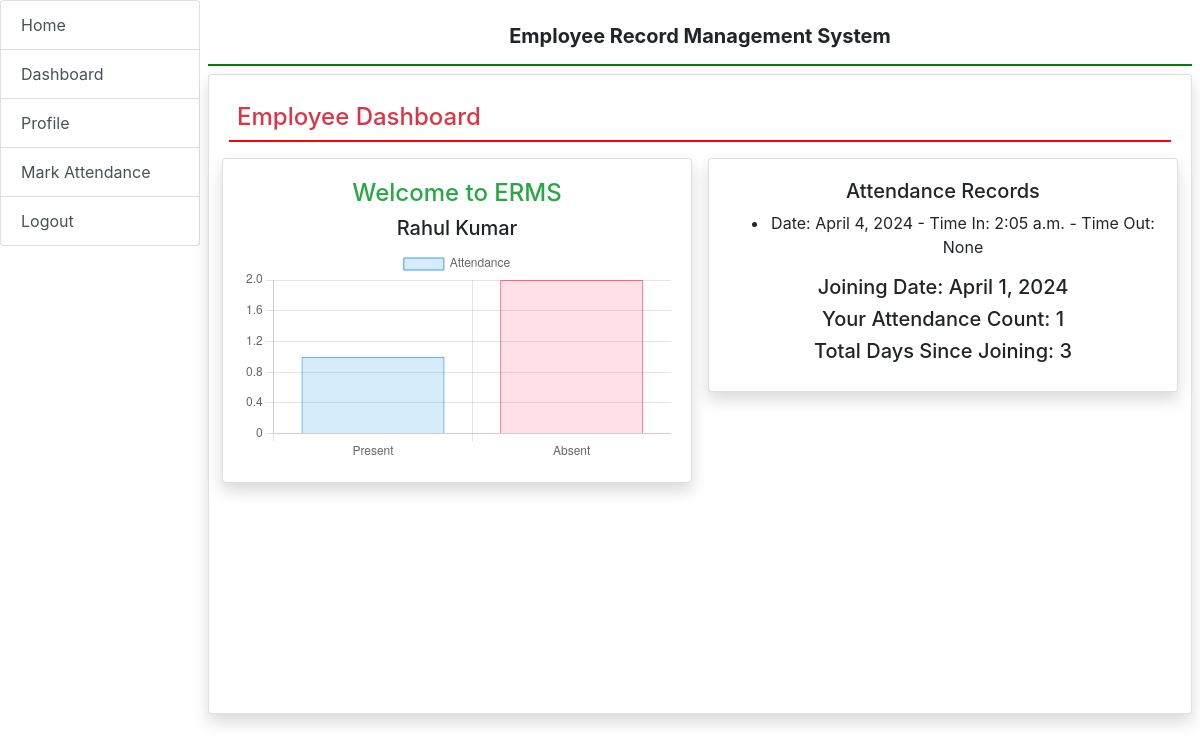
/emp_home/ (signed in), run on the app's committed database.
### employee/models.py (models this page shows, shortened)
class Attendance(models.Model):
    user = models.ForeignKey(User, on_delete=models.CASCADE)
    date = models.DateField(null=True)
    time_in = models.TimeField(null=True)
    time_out = models.TimeField(null=True)

class EmployeeDetail(models.Model):
    user = models.ForeignKey(User,on_delete=models.CASCADE)
    empcode =  models.CharField(max_length=25,null=True)
    designation =  models.CharField(max_length=25,null=True)
    contact =  models.CharField(max_length=25,null=True)
    gender =  models.CharField(max_length=25,null=True)
    joiningdate =  models.DateField(max_length=25,null=True)

### employee/views.py (the view)
# urls.py: path('emp_home/', emp_home,name='emp_home'),
def emp_home(request):
    if not request.user.is_authenticated:
        return redirect('emp_login')
    user_attendance = Attendance.objects.filter(user=request.user).exclude(date__isnull=True)
    user_attendance = user_attendance.exclude(date=None)
    user_details = EmployeeDetail.objects.filter(user=request.user)
    attendance_stats = []
    for user_detail in user_details:
        total_days, total_attendance,total_absent = calculate_attendance_stats(user_detail.joiningdate, user_attendance)
        attendance_stats.append({'total_days': total_days, 'total_attendance': total_attendance, 'total_absent':total_absent})
    return render(request, 'emp_home.html', {'user_attendance': user_attendance, 'user_details': user_details, 'attendance_stats': attendance_stats})

### employee/utils.py (called while the page is built)
def calculate_attendance_stats(joining_date, attendance_records):
    today = datetime.now().date()
    total_days = (today - joining_date).days
    total_attendance = len(attendance_records)
    total_absent = total_days- total_attendance
    return total_days, total_attendance,total_absent

### employee/templates/emp_home.html (shortened to what this page needs)
{% extends 'emp_base.html' %}
{% block main %}
<h4 class="text-danger p-2" style="border-bottom: 2px solid red">Employee Dashboard</h4>
<div class="row text-center">
    <div class="col-sm-6 p-2">
        <div class="card shadow">
            <div class="card-body">
                <h4 class="text-success">Welcome to ERMS</h4>
                <h5>{{ request.user.first_name }} {{ request.user.last_name }}</h5>
                <canvas id="attendanceChart"></canvas>
            </div>
        </div>
    </div>
    <div class="col-sm-6 p-2">
        <div class="card shadow">
            <div class="card-body">
                <h5>Attendance Records</h5>
                <ul>
                    {% for attendance_record in user_attendance %}
                        <li>Date: {{ attendance_record.date }} - Time In: {{ attendance_record.time_in }} - Time Out: {{ attendance_record.time_out }}</li>
                    {% endfor %}
                </ul>
                {% for user_detail in user_details %}
                    <h5>Joining Date: {{ user_detail.joiningdate }}</h5>
                {% endfor %}
                {% for attendance_stat in attendance_stats %}
                    <h5>Your Attendance Count: {{ attendance_stat.total_attendance }}</h5>
                    <h5>Total Days Since Joining: {{ attendance_stat.total_days }}</h5>
                    <script>
                        var ctx = document.getElementById('attendanceChart').getContext('2d');
                        var myChart = new Chart(ctx, {
                            type: 'bar',
                            data: {
                                labels: ['Present', 'Absent'],
                                datasets: [{
                                    label: 'Attendance',
                                    data: [{{ attendance_stat.total_attendance  }}, {{ attendance_stat.total_absent }}],
                                    backgroundColor: [
                                        'rgba(54, 162, 235, 0.2)',
                                        'rgba(255, 99, 132, 0.2)',
                                    ],
                                    borderColor: [
                                        'rgba(54, 162, 235, 1)',
                                        'rgba(255, 99, 132, 1)',
                                    ],
                                    borderWidth: 1
                                }]
                            },
                            options: {
                                scales: {
                                    y: {
                                        beginAtZero: true,
                                        stepSize: 1, // Force the y-axis to display integer values only
                                        precision: 0 // Prevent decimals in y-axis labels
                                    }
                                }
                            }
                        });
                    </script>
                {% endfor %}
            </div>
        </div>
    </div>
</div>
{% endblock %}

### data on the page
Attendance: date "April 4, 2024", time_in "2:05 a.m.", time_out "None"
EmployeeDetail: joiningdate "April 1, 2024"

### other printed values
{{ request.user.first_name }} "Rahul"
{{ request.user.last_name }} "Kumar"
{{ attendance_stat.total_attendance }} "1"
{{ attendance_stat.total_days }} "3"
chart data {{ attendance_stat.total_attendance }} 1
chart data {{ attendance_stat.total_absent }} 2
